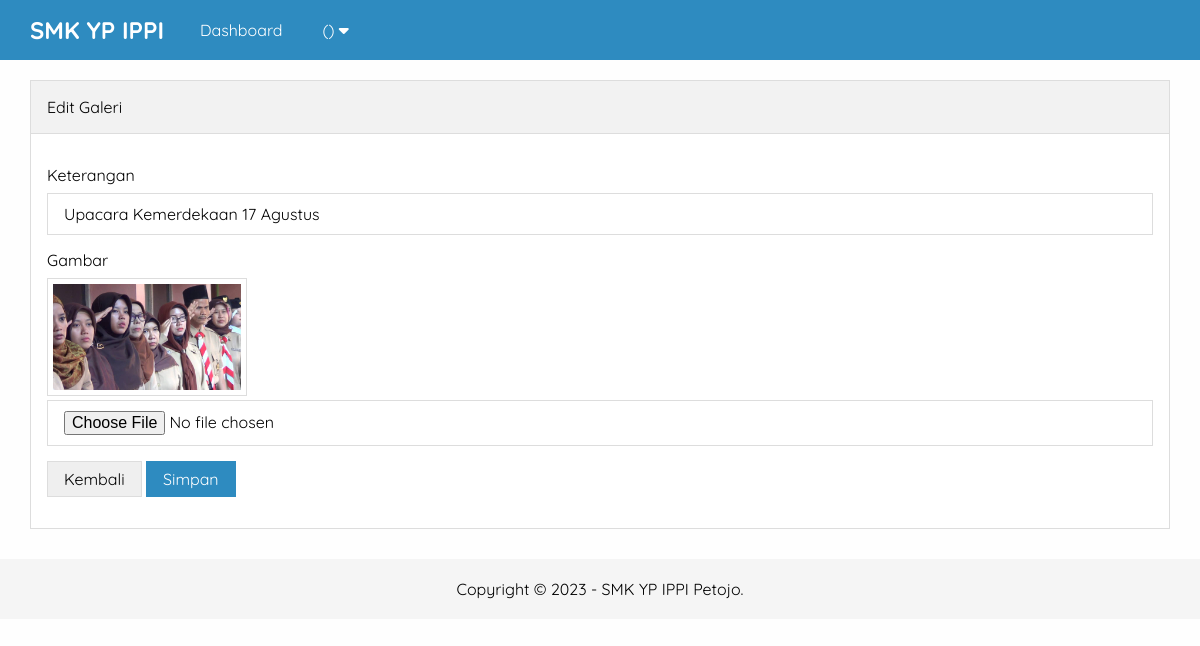
Page /admin/edit-galeri.php?id=4 on the committed database.
### tables this page shows
CREATE TABLE `pengaturan` (
  `id` int(11) NOT NULL,
  `nama` varchar(50) NOT NULL,
  `email` varchar(50) NOT NULL,
  `telepon` varchar(20) NOT NULL,
  `alamat` text NOT NULL,
  `logo` varchar(50) NOT NULL,
  `favicon` varchar(50) NOT NULL,
  `tentang_sekolah` text NOT NULL,
  `foto_sekolah` varchar(50) NOT NULL,
  `google_maps` text NOT NULL,
  `nama_kepsek` varchar(50) NOT NULL,
  `foto_kepsek` varchar(50) NOT NULL,
  `sambutan_kepsek` text NOT NULL,
  `created_at` timestamp NOT NULL DEFAULT current_timestamp(),
  `updated_at` datetime DEFAULT NULL
);

CREATE TABLE `galeri` (
  `id` int(11) NOT NULL,
  `foto` varchar(50) NOT NULL,
  `keterangan` varchar(50) NOT NULL,
  `created_at` timestamp NOT NULL DEFAULT current_timestamp(),
  `updated_at` datetime DEFAULT NULL
);

### admin/edit-galeri.php (the view, shortened to what this page needs)
<?php include 'header.php' ?>
<?php
    $galeri = mysqli_query($conn, "SELECT * FROM galeri WHERE id = '".$_GET['id']."' ");
    $p        = mysqli_fetch_object($galeri);
?>
    <div class="content">
         <div class="container">
            <div class="box">
                <div class="box-header">
                    Edit Galeri
                </div>
                <div class="box-body">
                <form action="" method="POST" enctype="multipart/form-data">
                        <div class="form-group">
                            <label>Keterangan</label>
                            <input type="text" name="keterangan" placeholder="Keterangan" value="<?= $p->keterangan ?>" class="
                            input-control" required>
                        </div>
                        <div class="form-group">
                            <label>Gambar</label>
                            <img src="../uploads/galeri/<?= $p->foto ?>" width="200px" class="image">
                            <input type="file" name="gambar" class="input-control" >
                        </div>
                        <button type="button" class="btn" onclick="window.location = 'galeri.php'">Kembali</button>
                        <input type="submit" name="submit" value="Simpan" class="btn btn-blue">
                     </form>
                </div>
            </div>
         </div>
    </div>
    <?php include 'footer.php' ?>

### admin/header.php (shortened to what this page needs)
<?php
   include '../koneksi.php';
   $identitas = mysqli_query($conn, "SELECT * FROM pengaturan ORDER BY ID DESC LIMIT 1");
   $d = mysqli_fetch_object($identitas);
?>
<!DOCTYPE html>
<html lang="en">
<head>
    <link rel="stylesheet" type="text/css" href="../assets/css/style.css">
    <link rel="stylesheet" href="https://cdnjs.cloudflare.com/ajax/libs/font-awesome/6.4.2/css/all.min.css"
 />
<body class="bg-light">
    <div class="navbar">
        <div class="container">
            <h2 class="nav-brand float-left"><a href="index.php"><?= $d->nama ?></a></h2>
            <ul class="nav-menu">
                <li><a href="index.php">Dashboard</a></li>
                <li>
                    <a href="#"><?= $_SESSION['uname'] ?> (<?= $_SESSION['ulevel'] ?>) <i class="fa fa-caret-down"></i></a>
                </li>
            </ul>
        </div>
    </div>

### admin/footer.php
    <div class="footer">
        <div class="container text-center">
            Copyright &copy; 2023 - <?= $d->nama ?> Petojo.
        </div>
    </div>
</body>
</html>

### assets/css/style.css (style rules this page uses)
* { margin: 0; padding: 0; font-family: 'Quicksand', sans-serif; box-sizing: border-box; }
a { text-decoration: none; }
.float-left { float: left; }
.container { width: 1140px; margin: 0 auto ; }
.container:after { content: ""; display: block; clear: both; }
.bg-light { background-color: #fefefe; }
.box { border: 1px #ddd; background-color: #ffff; }
.box-header { border: 1px solid #ddd; padding: 16px; border-bottom:1px solid #ddd; background-color: #f2f2f2; }
.box-body { border-bottom: 1px solid #ddd; border-left: 1px solid #ddd; border-right: 1px solid #ddd; padding: 16px; }
form { margin: 15px 0; }
.form-group { margin-bottom: 15px; }
.form-group label { display: block; margin-bottom: 8px; }
.form-group .input-control { padding:10px 16px; width: 100%; font-size: 16px; border: 1px solid #ddd; }
.btn { border: 1px solid #ddd; padding: 7px 16px; font-size: 16px; }
.btn-blue { background-color: #2E8BC0; color: #fff; border: 1px solid #2E8BC0; }
.text-center { text-align: center !important; }
.navbar { height: 60px; width: 100%; background-color: #2E8BC0; position: fixed; top: 0; z-index: 1000; }
.navbar a { color: #fff; }
.nav-brand { display: inline-block; padding: 15px 0; margin-right: 16px; }
.nav-menu { display: flex; list-style: none; }
.nav-menu li a { padding: 20px; display: inline-block; }
.content { padding: 80px 0 30px 0; }
.footer { padding: 20px 0; }
.image { border: 1px solid #ddd; padding: 5px; }
.footer { background-color: #f5f5f5; }

### rows in the picture
pengaturan: nama "SMK YP IPPI"
galeri: keterangan "Upacara Kemerdekaan 17 Agustus", foto (picture)
